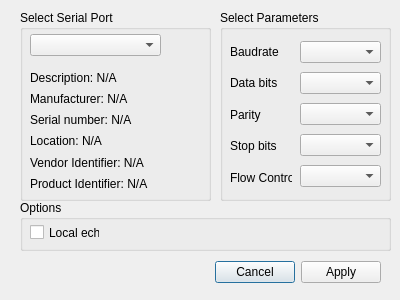
<?xml version="1.0" encoding="UTF-8"?>
<ui version="4.0">
 <class>SerialDialog</class>
 <widget class="QDialog" name="SerialDialog">
  <property name="geometry">
   <rect>
    <x>0</x>
    <y>0</y>
    <width>400</width>
    <height>300</height>
   </rect>
  </property>
  <property name="windowTitle">
   <string>Serial port settings</string>
  </property>
  <widget class="QDialogButtonBox" name="buttonBox">
   <property name="geometry">
    <rect>
     <x>20</x>
     <y>256</y>
     <width>361</width>
     <height>32</height>
    </rect>
   </property>
   <property name="orientation">
    <enum>Qt::Horizontal</enum>
   </property>
   <property name="standardButtons">
    <set>QDialogButtonBox::Apply|QDialogButtonBox::Cancel</set>
   </property>
   <property name="centerButtons">
    <bool>false</bool>
   </property>
  </widget>
  <widget class="QGroupBox" name="groupBox">
   <property name="geometry">
    <rect>
     <x>20</x>
     <y>10</y>
     <width>191</width>
     <height>191</height>
    </rect>
   </property>
   <property name="title">
    <string>Select Serial Port</string>
   </property>
   <widget class="QComboBox" name="cbSerialPortInfo">
    <property name="geometry">
     <rect>
      <x>10</x>
      <y>24</y>
      <width>131</width>
      <height>22</height>
     </rect>
    </property>
   </widget>
   <widget class="QWidget" name="layoutWidget">
    <property name="geometry">
     <rect>
      <x>10</x>
      <y>60</y>
      <width>171</width>
      <height>121</height>
     </rect>
    </property>
    <layout class="QVBoxLayout" name="verticalLayout_portinfo">
     <item>
      <widget class="QLabel" name="labelDesc">
       <property name="text">
        <string>Description: N/A</string>
       </property>
      </widget>
     </item>
     <item>
      <widget class="QLabel" name="labelManu">
       <property name="text">
        <string>Manufacturer: N/A</string>
       </property>
      </widget>
     </item>
     <item>
      <widget class="QLabel" name="labelSerNum">
       <property name="text">
        <string>Serial number: N/A</string>
       </property>
      </widget>
     </item>
     <item>
      <widget class="QLabel" name="labelLocation">
       <property name="text">
        <string>Location: N/A</string>
       </property>
      </widget>
     </item>
     <item>
      <widget class="QLabel" name="labelVendor">
       <property name="text">
        <string>Vendor Identifier: N/A</string>
       </property>
      </widget>
     </item>
     <item>
      <widget class="QLabel" name="labelProd">
       <property name="text">
        <string>Product Identifier: N/A</string>
       </property>
      </widget>
     </item>
    </layout>
   </widget>
  </widget>
  <widget class="QGroupBox" name="groupBox_2">
   <property name="geometry">
    <rect>
     <x>220</x>
     <y>10</y>
     <width>171</width>
     <height>191</height>
    </rect>
   </property>
   <property name="title">
    <string>Select Parameters</string>
   </property>
   <widget class="QWidget" name="layoutWidget_1">
    <property name="geometry">
     <rect>
      <x>10</x>
      <y>30</y>
      <width>62</width>
      <height>151</height>
     </rect>
    </property>
    <layout class="QVBoxLayout" name="verticalLayout_params">
     <property name="spacing">
      <number>8</number>
     </property>
     <property name="topMargin">
      <number>0</number>
     </property>
     <property name="bottomMargin">
      <number>2</number>
     </property>
     <item>
      <widget class="QLabel" name="label_7">
       <property name="text">
        <string>Baudrate</string>
       </property>
      </widget>
     </item>
     <item>
      <widget class="QLabel" name="label_8">
       <property name="text">
        <string>Data bits</string>
       </property>
      </widget>
     </item>
     <item>
      <widget class="QLabel" name="label_9">
       <property name="text">
        <string>Parity</string>
       </property>
      </widget>
     </item>
     <item>
      <widget class="QLabel" name="label_10">
       <property name="text">
        <string>Stop bits</string>
       </property>
      </widget>
     </item>
     <item>
      <widget class="QLabel" name="label_11">
       <property name="text">
        <string>Flow Control</string>
       </property>
      </widget>
     </item>
    </layout>
   </widget>
   <widget class="QWidget" name="layoutWidget_2">
    <property name="geometry">
     <rect>
      <x>80</x>
      <y>30</y>
      <width>81</width>
      <height>151</height>
     </rect>
    </property>
    <layout class="QVBoxLayout" name="verticalLayout_values">
     <property name="spacing">
      <number>8</number>
     </property>
     <item>
      <widget class="QComboBox" name="cbBaud">
       <property name="currentIndex">
        <number>-1</number>
       </property>
      </widget>
     </item>
     <item>
      <widget class="QComboBox" name="cbDataBits">
       <property name="currentIndex">
        <number>-1</number>
       </property>
      </widget>
     </item>
     <item>
      <widget class="QComboBox" name="cbParity">
       <property name="currentIndex">
        <number>-1</number>
       </property>
      </widget>
     </item>
     <item>
      <widget class="QComboBox" name="cbStopBits">
       <property name="maxVisibleItems">
        <number>8</number>
       </property>
      </widget>
     </item>
     <item>
      <widget class="QComboBox" name="cbFlowControl">
       <property name="currentIndex">
        <number>-1</number>
       </property>
      </widget>
     </item>
    </layout>
   </widget>
  </widget>
  <widget class="QGroupBox" name="groupBox_3">
   <property name="geometry">
    <rect>
     <x>20</x>
     <y>200</y>
     <width>371</width>
     <height>51</height>
    </rect>
   </property>
   <property name="title">
    <string>Options</string>
   </property>
   <widget class="QCheckBox" name="localEchoCheckBox">
    <property name="geometry">
     <rect>
      <x>10</x>
      <y>24</y>
      <width>70</width>
      <height>17</height>
     </rect>
    </property>
    <property name="text">
     <string>Local echo</string>
    </property>
   </widget>
  </widget>
 </widget>
 <resources/>
 <connections>
  <connection>
   <sender>buttonBox</sender>
   <signal>accepted()</signal>
   <receiver>SerialDialog</receiver>
   <slot>accept()</slot>
   <hints>
    <hint type="sourcelabel">
     <x>248</x>
     <y>254</y>
    </hint>
    <hint type="destinationlabel">
     <x>157</x>
     <y>274</y>
    </hint>
   </hints>
  </connection>
  <connection>
   <sender>buttonBox</sender>
   <signal>rejected()</signal>
   <receiver>SerialDialog</receiver>
   <slot>reject()</slot>
   <hints>
    <hint type="sourcelabel">
     <x>316</x>
     <y>260</y>
    </hint>
    <hint type="destinationlabel">
     <x>286</x>
     <y>274</y>
    </hint>
   </hints>
  </connection>
 </connections>
</ui>
